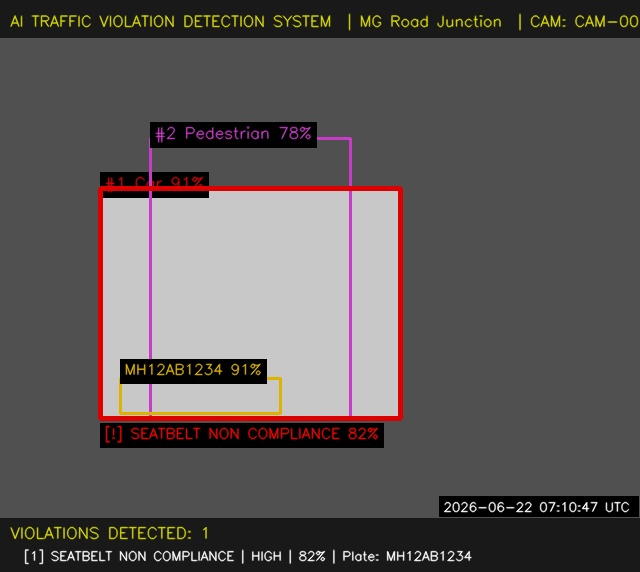
#> input picture backend/data/evidence/evidence_test-evidence-001_1782112247.jpg, 640 x 572 px
$ python -i image_processor.py   (imports and definitions only)   (older library calls are emulated)
#> lines starting #> are read from the running program, lines starting #| are printed output that depends on the picture
### backend/app/core/logging.py
"""
Structured logging configuration for the entire system.
Uses Python's logging module with JSON-friendly formatting in production.
"""

import logging
import sys
from functools import lru_cache

from app.core.config import settings


class ColorFormatter(logging.Formatter):
    """Colored console formatter for development."""

    COLORS = {
        "DEBUG": "\033[36m",    # Cyan
        "INFO": "\033[32m",     # Green
        "WARNING": "\033[33m",  # Yellow
        "ERROR": "\033[31m",    # Red
        "CRITICAL": "\033[35m", # Magenta
        "RESET": "\033[0m",
    }

    # [34 lines left out: functions format, configure_logging, not called in this run]


@lru_cache(maxsize=None)
def get_logger(name: str) -> logging.Logger:
    """Return a named logger. Results are cached."""
#> further down, picture is the input picture: shape (572, 640, 3); mean B, G, R 86.9, 87.9, 92.7
    return logging.getLogger(name)

### backend/app/preprocessing/image_processor.py
"""
Image Preprocessing Pipeline — v2.0

Phases:
  1. Quality assessment  (brightness, contrast, blur, noise, resolution)
  2. Enhancement         (CLAHE, gamma correction, denoising, sharpening)
  3. Environmental fixes (low-light, rain, shadow, motion blur)
  4. Normalisation       (resize to target, pad)

Output: PreprocessingResult with enhanced image + quality metrics.
"""

from __future__ import annotations

import time
from dataclasses import dataclass, field
from typing import Dict, List, Optional, Tuple

import cv2
import numpy as np

from app.core.logging import get_logger

logger = get_logger(__name__)


@dataclass
class QualityMetrics:
    brightness: float = 0.0        # 0–255 mean luminance
    contrast: float = 0.0          # std of luminance
    blur_score: float = 0.0        # Laplacian variance (higher = sharper)
    noise_score: float = 0.0       # estimated noise sigma
    resolution_ok: bool = True
    is_low_light: bool = False
    is_blurry: bool = False
    is_rainy: bool = False
    has_shadows: bool = False
    overall_quality: float = 1.0   # 0–1 composite score


@dataclass
class PreprocessingResult:
    image: np.ndarray
    original_shape: Tuple[int, int, int]
    applied_steps: List[str] = field(default_factory=list)
    processing_time_ms: float = 0.0
    quality_metrics: QualityMetrics = field(default_factory=QualityMetrics)


class ImagePreprocessor:
    TARGET_SIZE: Tuple[int, int] = (640, 640)
    LOW_LIGHT_THRESHOLD = 75.0
    BLUR_THRESHOLD = 80.0
    MIN_RESOLUTION = (320, 240)

    def __init__(
        self,
        enable_low_light: bool = True,
        enable_deblur: bool = True,
        enable_rain_removal: bool = True,
        enable_shadow_removal: bool = True,
        target_size: Optional[Tuple[int, int]] = None,
    ):
        self.enable_low_light = enable_low_light
        self.enable_deblur = enable_deblur
        self.enable_rain_removal = enable_rain_removal
        self.enable_shadow_removal = enable_shadow_removal
        self.target_size = target_size or self.TARGET_SIZE
        logger.info("ImagePreprocessor v2 initialised")

    def process(self, image: np.ndarray) -> PreprocessingResult:
        t0 = time.perf_counter()
        img = image.copy()
        steps: List[str] = []
        original_shape = img.shape
#> original_shape = (572, 640, 3)

        # ── Phase 1: Quality assessment ───────────────────────────────────────
        metrics = self._assess(img)

        # ── Phase 2: Resolution check ─────────────────────────────────────────
        h, w = img.shape[:2]
        if h < self.MIN_RESOLUTION[1] or w < self.MIN_RESOLUTION[0]:
            img = cv2.resize(img, (max(w * 2, self.MIN_RESOLUTION[0]),
                                   max(h * 2, self.MIN_RESOLUTION[1])),
                             interpolation=cv2.INTER_CUBIC)
            steps.append("upscale_low_res")

        # ── Phase 3: Enhancement ──────────────────────────────────────────────
        if metrics.is_low_light and self.enable_low_light:
            img = self._enhance_low_light(img)
            steps.append("low_light_clahe_gamma")

        if metrics.is_blurry and self.enable_deblur:
            img = self._deblur(img)
            steps.append("deblur_unsharp")

        if metrics.is_rainy and self.enable_rain_removal:
            img = self._remove_rain(img)
            steps.append("rain_removal")

        if metrics.has_shadows and self.enable_shadow_removal:
            img = self._remove_shadows(img)
            steps.append("shadow_normalisation")

        # ── Phase 4: CLAHE on all images (always improves detection) ──────────
        img = self._clahe_enhance(img)
        steps.append("clahe")

        # ── Phase 5: Normalise + pad ──────────────────────────────────────────
        img = self._resize_pad(img)
        steps.append("resize_pad")

        # ── Recompute quality after enhancement ───────────────────────────────
        metrics = self._assess(img)
        elapsed = (time.perf_counter() - t0) * 1000
        logger.debug(f"Preprocessed {original_shape} → {img.shape} in {elapsed:.1f}ms | {steps}")

        return PreprocessingResult(
            image=img,
            original_shape=original_shape,
            applied_steps=steps,
            processing_time_ms=elapsed,
            quality_metrics=metrics,
        )

    # [6 lines left out: function process_from_bytes, not called in this run]

    # ── Quality Assessment ────────────────────────────────────────────────────

    def _assess(self, img: np.ndarray) -> QualityMetrics:
        gray = cv2.cvtColor(img, cv2.COLOR_BGR2GRAY)
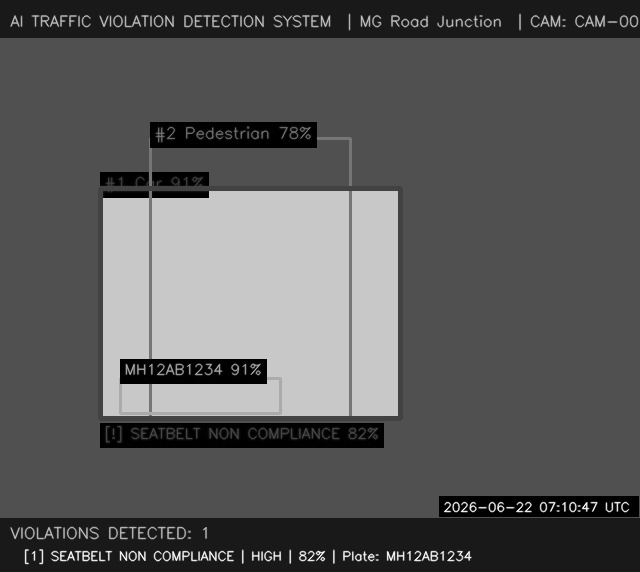
#> gray: shape (572, 640); min 0, max 255, mean 89.2
        brightness = float(np.mean(gray))
#> brightness = 89.25
        contrast = float(np.std(gray.astype(np.float32)))
#> contrast = 56.11

        lap = cv2.Laplacian(gray, cv2.CV_32F)
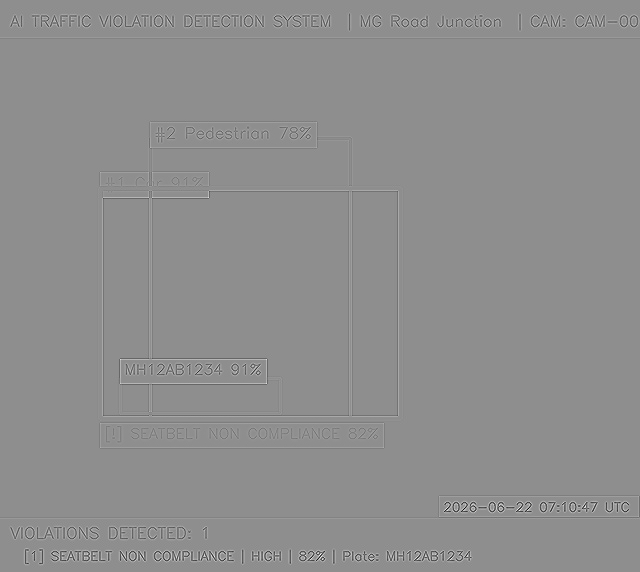
#> lap: shape (572, 640) float32; min -717, max 566, mean 0; drawn with min black and max white
        blur_score = float(lap.var())
#> blur_score = 1447.4

        # Noise: difference between image and Gaussian smoothed version
        smooth = cv2.GaussianBlur(gray, (5, 5), 0).astype(np.float32)
        noise_score = float(np.std(gray.astype(np.float32) - smooth))
#> noise_score = 11.1

        # Rain heuristic: high vertical gradient ratio
        sob_y = cv2.Sobel(gray, cv2.CV_32F, 0, 1, ksize=3)
        sob_x = cv2.Sobel(gray, cv2.CV_32F, 1, 0, ksize=3)
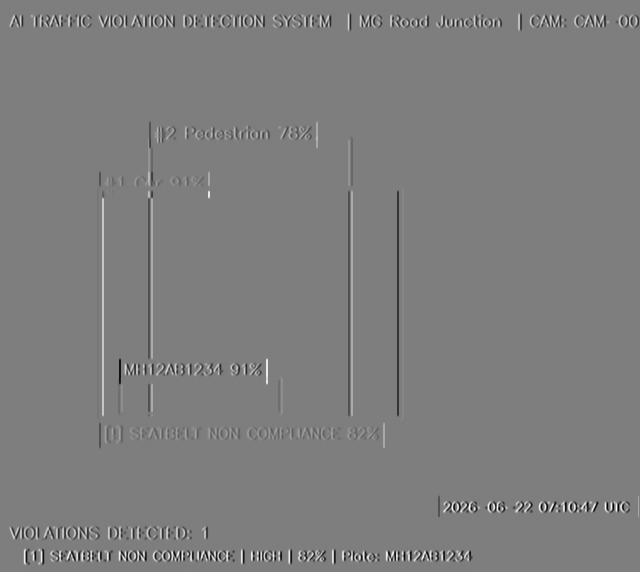
#> sob_x: shape (572, 640) float32; min -935, max 954, mean 0; drawn with min black and max white
        vert_ratio = np.mean(np.abs(sob_y)) / (np.mean(np.abs(sob_x)) + 1e-6)
#> vert_ratio = 1.04

        is_low_light = brightness < self.LOW_LIGHT_THRESHOLD
#> is_low_light = False
        is_blurry = blur_score < self.BLUR_THRESHOLD
#> is_blurry = False
        is_rainy = vert_ratio > 1.15
#> is_rainy = False
        has_shadows = contrast > 60 and brightness > 60  # broad shadow check
#> has_shadows = False

        # Overall quality 0–1
        sharpness_score = min(blur_score / 500.0, 1.0)
#> sharpness_score = 1
        brightness_score = 1.0 - abs(brightness/255.0 - 0.45) * 2
#> brightness_score = 0.8
        quality = float(0.5 * sharpness_score + 0.3 * max(0, brightness_score) + 0.2 * min(contrast/80.0, 1.0))
#> quality = 0.88

        return QualityMetrics(
            brightness=round(brightness, 2),
            contrast=round(contrast, 2),
            blur_score=round(blur_score, 2),
            noise_score=round(noise_score, 2),
            is_low_light=is_low_light,
            is_blurry=is_blurry,
            is_rainy=is_rainy,
            has_shadows=has_shadows,
            overall_quality=round(min(1.0, max(0.0, quality)), 3),
        )

    # ── Enhancement Methods ───────────────────────────────────────────────────

    # [13 lines left out: function _enhance_low_light, not called in this run]

    def _clahe_enhance(self, img: np.ndarray) -> np.ndarray:
        """Standard CLAHE for consistent contrast."""
        lab = cv2.cvtColor(img, cv2.COLOR_BGR2LAB)
#> lab: shape (572, 640, 3); mean of channels 0, 1, 2 95, 129.6, 129.6
        l, a, b = cv2.split(lab)
        clahe = cv2.createCLAHE(clipLimit=2.0, tileGridSize=(8, 8))
        l = clahe.apply(l)
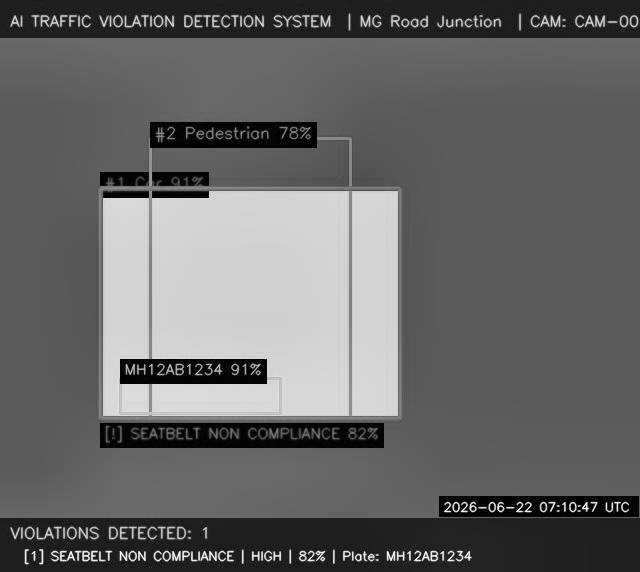
#> l: shape (572, 640); min 2, max 255, mean 102
        return cv2.cvtColor(cv2.merge([l, a, b]), cv2.COLOR_LAB2BGR)

    # [34 lines left out: functions _deblur, _remove_rain, _remove_shadows, not called in this run]

    def _resize_pad(self, img: np.ndarray) -> np.ndarray:
        """Letterbox resize to target size."""
        th, tw = self.target_size
        h, w = img.shape[:2]
#> h = 572; w = 640
        scale = min(tw/w, th/h)
#> scale = 1
        nw, nh = int(w*scale), int(h*scale)
#> nw = 640; nh = 572
        resized = cv2.resize(img, (nw, nh), interpolation=cv2.INTER_LINEAR)
        top = (th-nh)//2; bot = th-nh-top
#> after `top = (th - nh) // 2`: top = 34
#> after `bot = th - nh - top`: bot = 34
        left = (tw-nw)//2; right = tw-nw-left
#> after `left = (tw - nw) // 2`: left = 0
#> after `right = tw - nw - left`: right = 0
        return cv2.copyMakeBorder(resized, top, bot, left, right,
                                  cv2.BORDER_CONSTANT, value=(114,114,114))
#> returned value: shape (640, 640, 3)

    # Backward compat
    def _compute_quality_score(self, img):
        return self._assess(img).overall_quality

    def _is_low_light(self, img, threshold=75.0):
        gray = cv2.cvtColor(img, cv2.COLOR_BGR2GRAY)
        return float(np.mean(gray)) < threshold

    def _is_blurry(self, img, threshold=80.0):
        gray = cv2.cvtColor(img, cv2.COLOR_BGR2GRAY)
        return float(cv2.Laplacian(gray, cv2.CV_32F).var()) < threshold

>>> import cv2
>>> picture = cv2.imread('../../data/evidence/evidence_test-evidence-001_1782112247.jpg')
>>> result = ImagePreprocessor().process(picture)
#> in _assess (call 2), `gray = cv2.cvtColor(img, cv2.COLOR_BGR2GRAY)`:
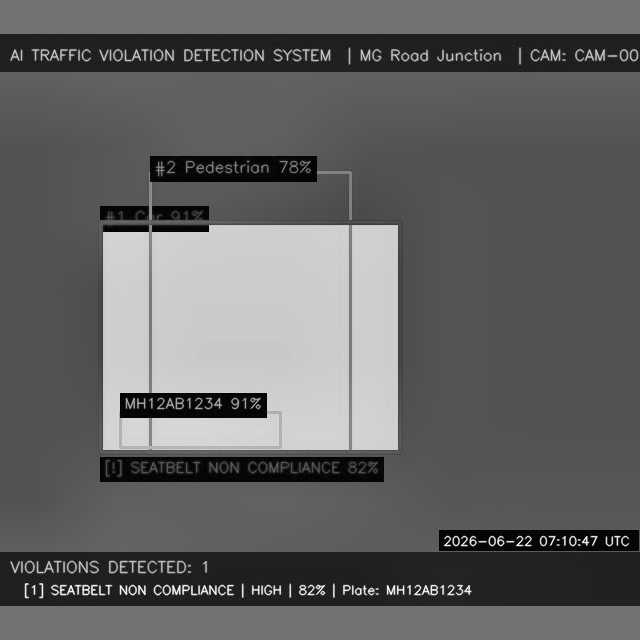
#> gray: shape (640, 640); min 3, max 255, mean 98.1
#> in _assess (call 2), `brightness = float(np.mean(gray))`: brightness = 98.09
#> in _assess (call 2), `contrast = float(np.std(gray.astype(np.float32)))`: contrast = 53.17
#> in _assess (call 2), `lap = cv2.Laplacian(gray, cv2.CV_32F)`:
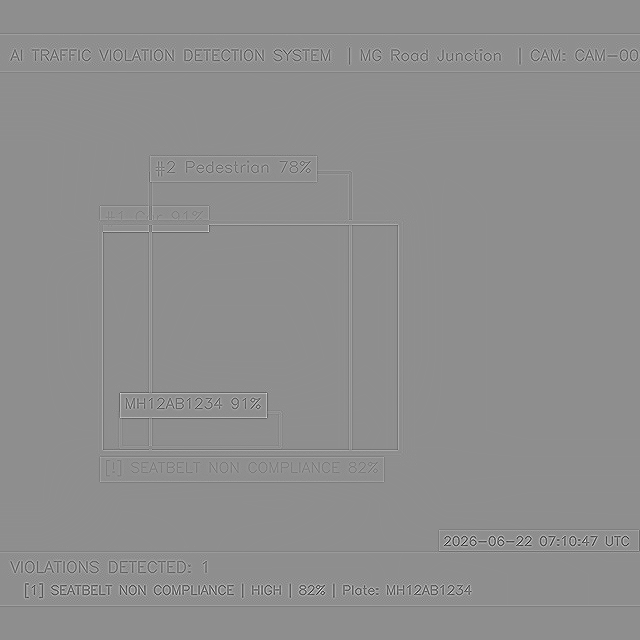
#> lap: shape (640, 640) float32; min -687, max 539, mean 0; drawn with min black and max white
#> in _assess (call 2), `blur_score = float(lap.var())`: blur_score = 1318.1
#> in _assess (call 2), `noise_score = float(np.std(gray.astype(np.float32) - smooth))`: noise_score = 10.67
#> in _assess (call 2), `sob_x = cv2.Sobel(gray, cv2.CV_32F, 1, 0, ksize=3)`:
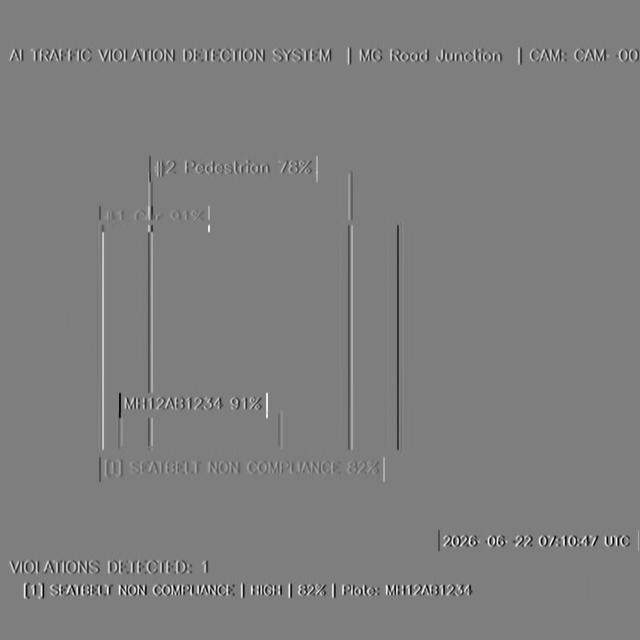
#> sob_x: shape (640, 640) float32; min -926, max 942, mean 0; drawn with min black and max white
#> in _assess (call 2), `vert_ratio = np.mean(np.abs(sob_y)) / (np.mean(np.abs(sob_x)) + 1e-6)`: vert_ratio = 1.19
#> in _assess (call 2), `is_rainy = vert_ratio > 1.15`: is_rainy = True
#> in _assess (call 2), `brightness_score = 1.0 - abs(brightness/255.0 - 0.45) * 2`: brightness_score = 0.869
#> in _assess (call 2), `quality = float(0.5 * sharpness_score + 0.3 * max(0, brightness_score)..`: quality = 0.894
